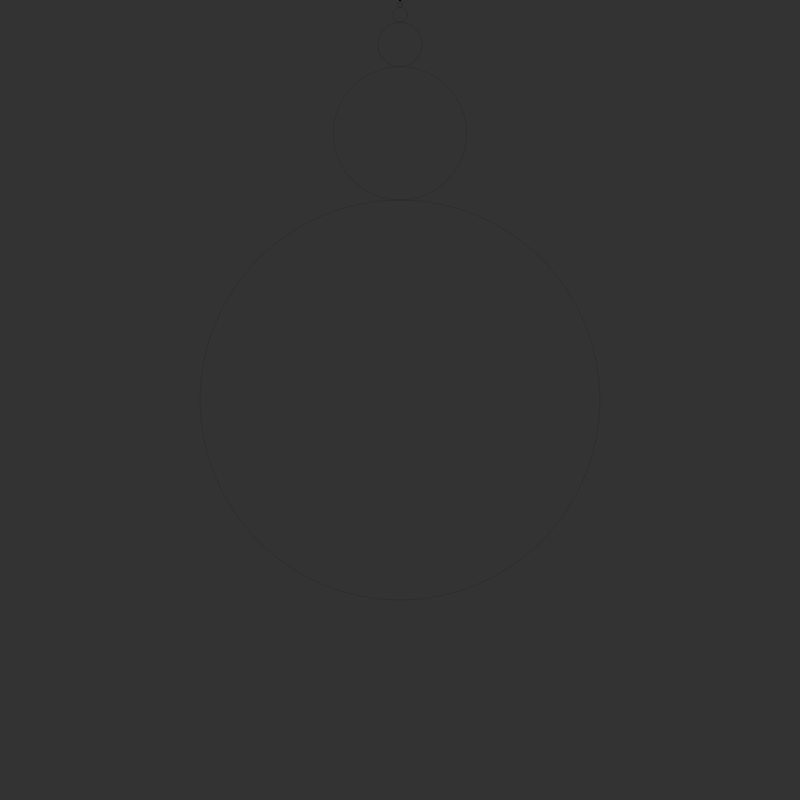
Frame 1 (no input)
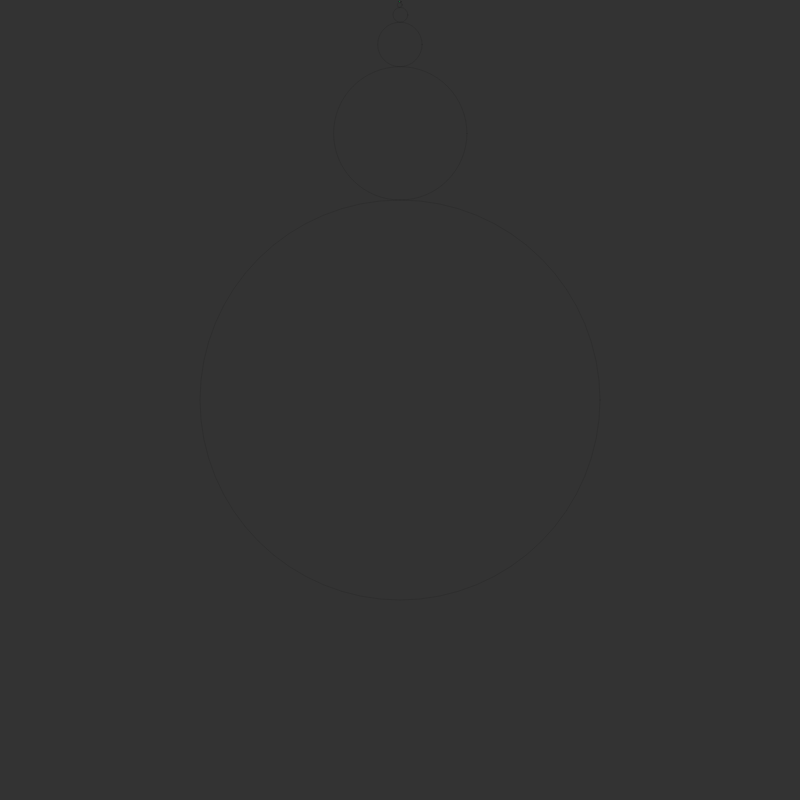
Frame 60 (no input)
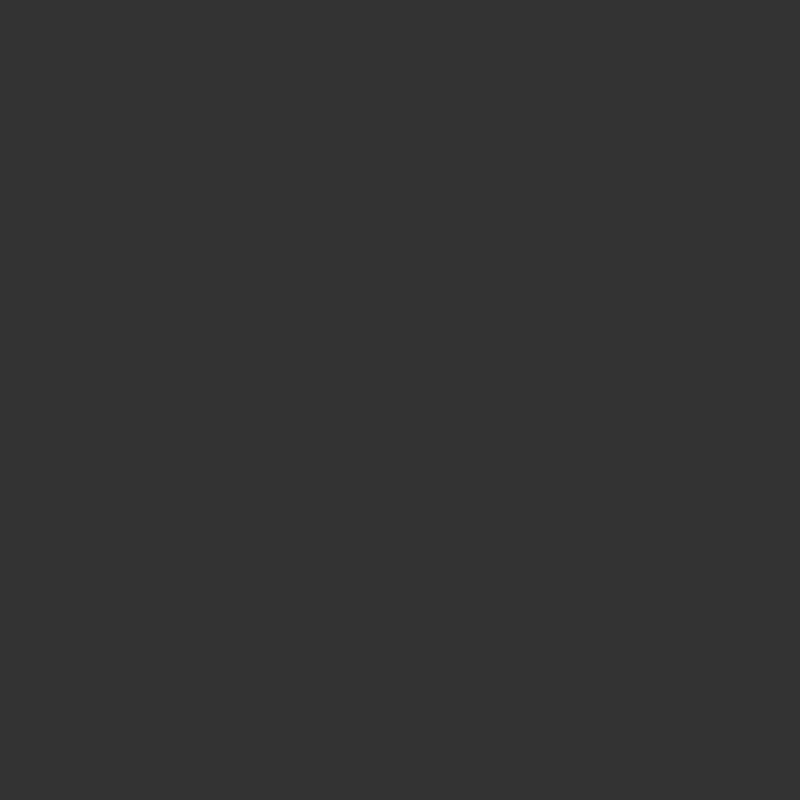
Frame 120 (the mouse pressed at the canvas centre since frame 60)

The p5.js sketch that drew these frames (run headless with seeded random() and noise() and a simulated clock; from frame 60 on, the mouse is pressed at the canvas centre):

// p5.js sketch
// ── sketch.js
var sizes = [];

var lines;

function setup() {
  createCanvas(800, 800);

  var size = 200;
  for (var i = 0; i < 33; i++) {
    sizes.push({
      size: size,
      angle: 0
    });
    size = size / 3;
  }
  lines = createGraphics(width * res, height * res);
  lines.colorMode(HSB, 255);
}

var lastX, lastY;
var res = 10;

var fac = 1;

function mousePressed() {
  if (mouseButton === LEFT) {
    fac--;
  } else {
    fac++;
  }
}

function draw() {
  background(51);
  noFill();
  stroke(0);
  strokeWeight(.1);

  translate(-((fac - 1) / 2.0) * width, 0);
  scale(fac);

  var x = width / 2;
  var y = height / 2;
  var lastSize = -sizes[0].size;
  var angleSum = 0;

  for (let [n, element] of sizes.entries()) {
    var size = element.size;
    var angle = element.angle;
    var length = size + lastSize;

    var x1 = sin(angle) * length + x;
    var y1 = -cos(angle) * length + y;


    ellipse(x1, y1, size * 2, size * 2);


    x = x1;
    y = y1;
    lastSize = size;
    element.angle = (element.angle + delta(n)) % TWO_PI;

    if (n == sizes.length - 1) {
      if (lastX && lastY) {
        lines.stroke(map(angle, -TWO_PI, 0, 0, 255), 255, 255);
        lines.strokeWeight(1);
        lines.line(lastX * res, lastY * res, x * res, y * res);
      }

      lastX = x;
      lastY = y;

    }
  }

  image(lines, 0, 0, width, height);
}

function delta(index) {
  var k = -4;

  return radians(Math.pow(k, index - 1)) / 1000.0;
}
